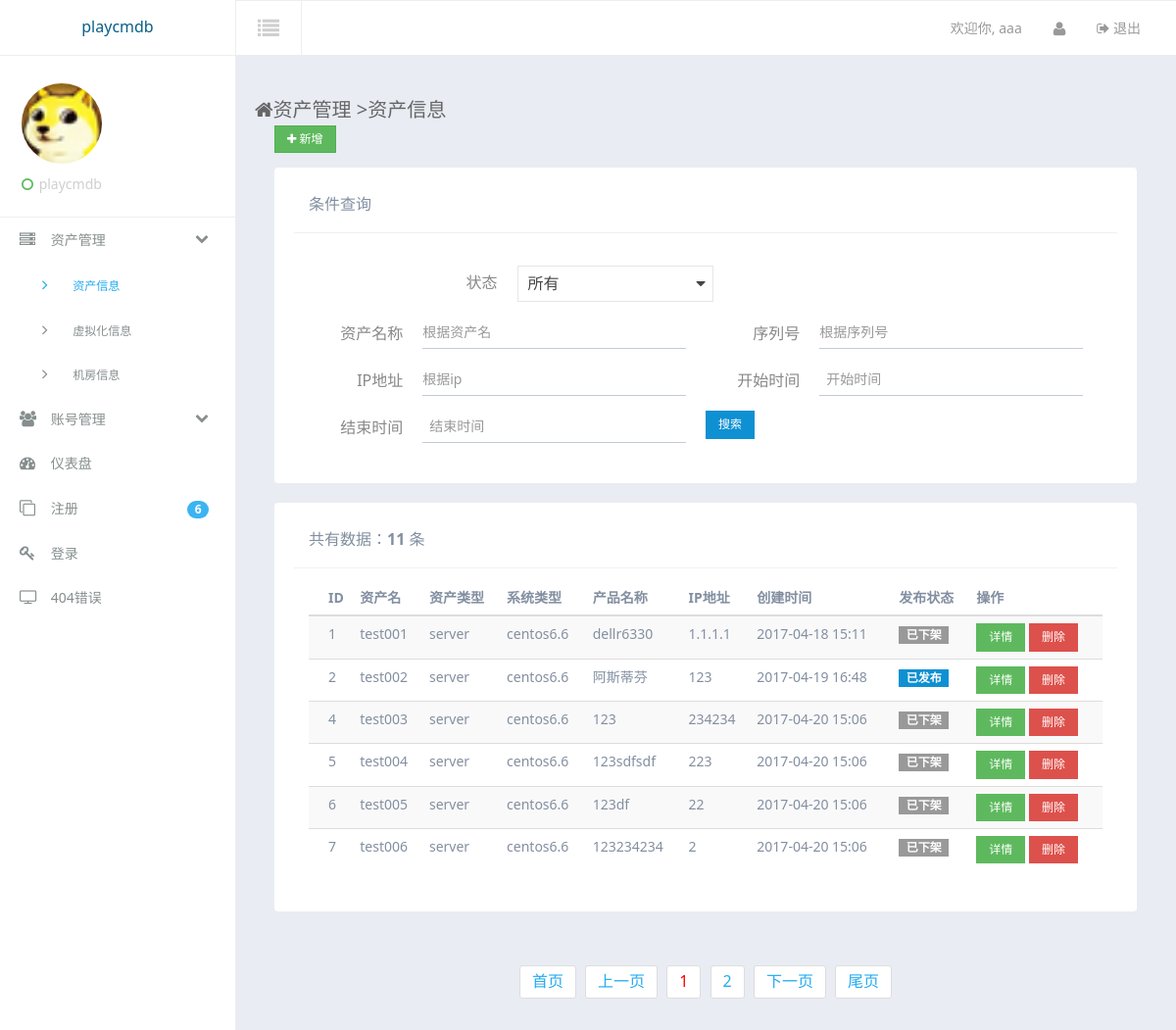
Before: /assets/index/ (signed in) with the older database file.
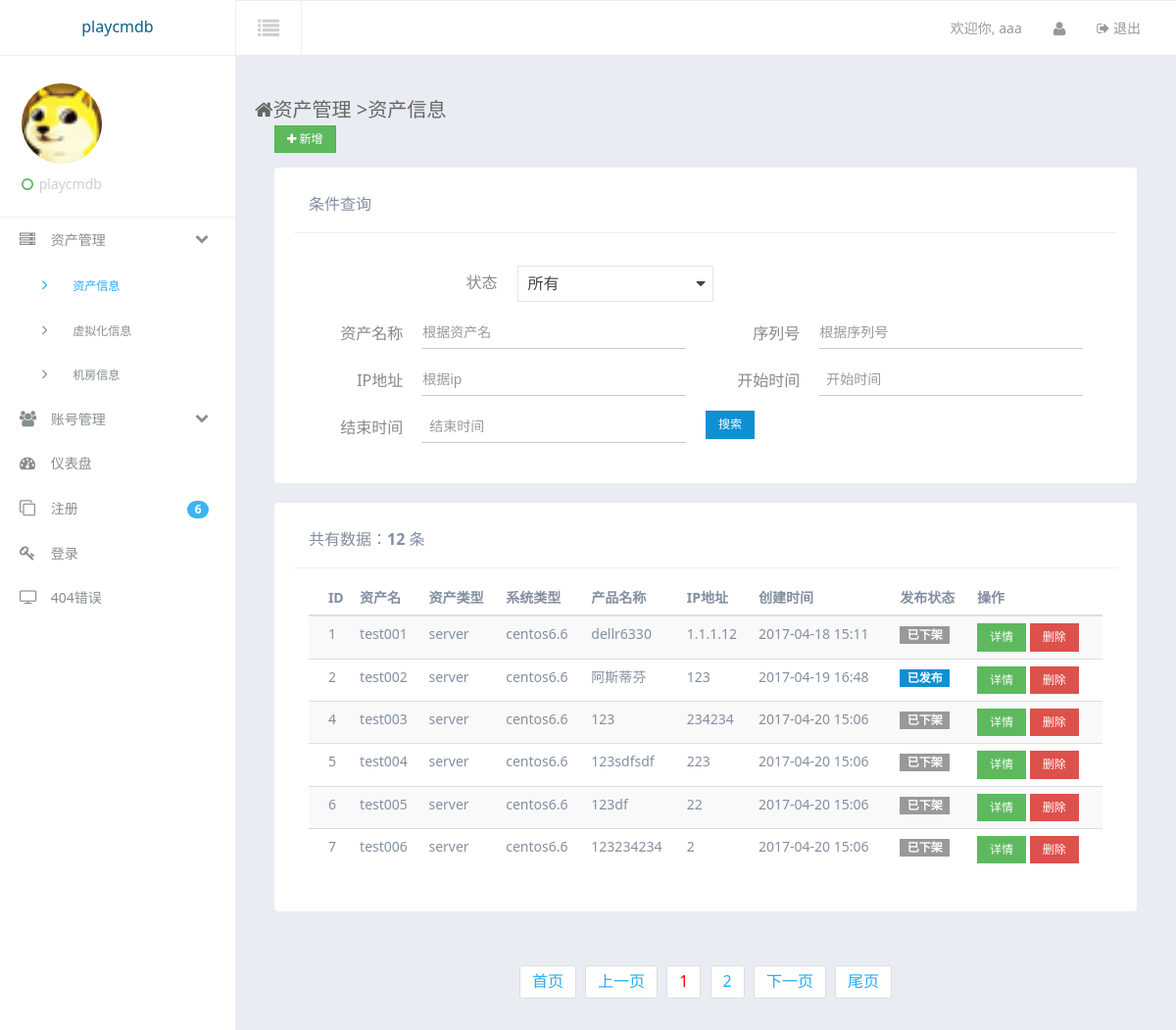
After: the same page with the newer database file.
### assets/models.py (models this page shows, shortened)
class AssetInfo(models.Model):
    asset_name = models.CharField(max_length = 40,unique=True,verbose_name = u'设备名称')
    asset_type = models.ForeignKey('AssetType',verbose_name = u'资产类型')
    system_type = models.ForeignKey('SystemType',verbose_name = u'系统类型')
    machine_type = models.CharField(max_length = 40,verbose_name = u'设备位数')
    product = models.CharField(max_length = 40,verbose_name = u'产品名称')
    serial_number = models.CharField(max_length = 40,unique=True,verbose_name = u'设备序列号')
    timestamp = models.DateTimeField(auto_now_add = True,verbose_name = u'创建时间')
    last_modified = models.DateTimeField(auto_now = True,verbose_name = u'最后修改时间')
    location = models.ForeignKey('ServerRoom',verbose_name = u'资产所在位置')
    rack = models.CharField(max_length=20,verbose_name = u'机架位置')
    size = models.CharField(max_length=20,verbose_name = u'尺寸')
    ip = models.CharField(max_length = 20,unique=True,verbose_name = u'IP地址')
    mac = models.CharField(max_length = 20,verbose_name = u'MAC地址')
    memery_size = models.CharField(max_length = 20,verbose_name = u'内存')
    cpu = models.CharField(max_length = 20,verbose_name = u'cpu型号')
    cpu_cores = models.CharField(max_length = 10,verbose_name = u'cpucore数量')
    cpu_pyhsical = models.CharField(max_length = 10,verbose_name = u'cpu物理数量')
    business = models.ManyToManyField(BusinessInfo,related_name='asset_business',verbose_name = u'归属的业务条线')
    app = models.ManyToManyField(ApplicationInfo,related_name='asset_application',verbose_name = u'部署的应用')
    status = models.CharField(max_length=1, choices=STATUS_CHOICES,default='d')

class AssetType(models.Model):
    type_name = models.CharField(max_length = 60,verbose_name = u'固定资产类型名称')
    def __unicode__(self):
        return self.type_name

class SystemType(models.Model):
    type_name = models.CharField(max_length = 60,verbose_name = u'系统类型名称')
    def __unicode__(self):
        return self.type_name

### assets/views.py (the view)
# urls.py: url(r'^index/(\d*)', index),
@is_login_auth
def index(request,page=1):
    ret = {'AssetObjs':None,'UserInfoObj':None,'PageInfo':None,'AllCount':None,'Side':None,'SideSub':None}
    ret['Side'] = 'asset'
    ret['SideSub'] = 'index'
    try:
        page = int(page)
    except Exception:
        page = 1
    if request.method == 'GET':
        if request.GET.get('issearch',None):
            searchasset = request.GET.get('searchasset',None)
            searchsn = request.GET.get('searchsn',None)
            searchpublish = request.GET.get('searchpublish',None)
            searchip = request.GET.get('searchip',None)
            tmpstarttime = request.GET.get('searchstarttime',None)
            tmpendtime = request.GET.get('searchendtime',None)
            Qset = {}
            Qset['searchasset'] = searchasset
            Qset['searchsn'] = searchsn
            Qset['searchpublish'] = searchpublish
            if searchpublish == "all":
                tmpstatus = ""
            else:
                tmpstatus = searchpublish
            Qset['searchip'] = searchip
            Qset['tmpstarttime'] = tmpstarttime
            Qset['tmpendtime'] = tmpendtime
            try:
                searchstarttime = datetime.datetime.strptime(tmpstarttime,'%Y-%m-%d')
            except:
                searchstarttime = datetime.datetime(1970, 1, 1)
            try:
                searchendtime = datetime.datetime.strptime(tmpendtime,'%Y-%m-%d')
            except:
                searchendtime = datetime.datetime.now()
            allAsset = AssetInfo.objects.filter(Q(ip__contains=searchip)
                                                &Q(asset_name__contains=searchasset)
                                                &Q(status__contains=tmpstatus)
                                                &Q(serial_number__contains=searchsn)
                                                &Q(timestamp__gte=searchstarttime)
                                                &Q(timestamp__lte=searchendtime))
            AllCount = allAsset.count()
            ret['AllCount'] = AllCount
            PageObj = Page(AllCount,page,6)
            AssetObjs = allAsset[PageObj.begin:PageObj.end]
            pageurl = 'index'
            app = 'assets'
            querycondition = request.META.get("QUERY_STRING",None)
            pageinfo = query_page_div(page, PageObj.all_page_count,app,pageurl,querycondition)
            ret['PageInfo'] = pageinfo
            ret['AssetObjs'] = AssetObjs
            UserInfoObj = UserInfo.objects.get(username=request.session.get('username',None))
            ret['UserInfoObj'] = UserInfoObj
            ret['Qset'] = Qset
            return render_to_response('assets/index.html',ret,context_instance=RequestContext(request))
        else:
            allAsset = AssetInfo.objects.all()
            AllCount = allAsset.count()
            ret['AllCount'] = AllCount
            PageObj = Page(AllCount,page,6)
            AssetObjs = allAsset[PageObj.begin:PageObj.end]
            pageurl = 'index'
            app = 'assets'
            pageinfo = page_div(page, PageObj.all_page_count,app,pageurl)
            ret['PageInfo'] = pageinfo
            ret['AssetObjs'] = AssetObjs
            UserInfoObj = UserInfo.objects.get(username=request.session.get('username',None))
            ret['UserInfoObj'] = UserInfoObj
            return render_to_response('assets/index.html',ret,context_instance=RequestContext(request))
    else:
        return HttpResponse("this is a web page , please use method GET")

### accounts/models.py (called while the page is built)
    def __unicode__(self):
        return self.typename

### assets/utils.py (called while the page is built)
    @property
    def begin(self):
        return (self.CurrentPage-1)*self.DataNum

    @property
    def end(self):
        return self.CurrentPage*self.DataNum

    @property
    def all_page_count(self):
        all_page = divmod(self.AllCount,self.DataNum)
        if all_page[1] == 0 and all_page[0] != 0:
            all_page_count = all_page[0]
        else:
            all_page_count = all_page[0]+1
        return all_page_count

### templates/assets/index.html (shortened to what the changed rows need)
{% extends "suit/base.html" %}
{% block content %}
<div class="container-fluid am-cf">
	<div class="row-content am-cf">
                <div class="row">
                    <div class="am-u-sm-12 am-u-md-12 am-u-lg-12">
                        <div class="widget am-cf">
                            <div class="widget-head am-cf">
                                <div class="widget-title am-fl"><span>共有数据：<strong>{{ AllCount }}</strong> 条</span></div>
                            </div>
                            <div class="widget-body  widget-body-lg am-fr">
                                <table width="100%" class="am-table am-table-compact am-table-striped tpl-table-black " id="example-r">
                                    <thead>
                                        <tr>
											<th></th>
											<th>ID</th>
											<th>资产名</th>
											<th>资产类型</th>
											<th>系统类型</th>
											<th>产品名称</th>
											<th>IP地址</th>
											<th>创建时间</th>
											<th>发布状态</th>
											<th>操作</th>
                                        </tr>
                                    </thead>
                                    <tbody>
									{% for i in AssetObjs %}
										<tr class="text-c">
											<td></td>
											<td>{{ i.id }}</td>
											<td>{{ i.asset_name }}</td>
											<td>{{ i.asset_type }}</td>
											<td>{{ i.system_type }}</td>
											<td>{{ i.product }}</td>
											<td>{{ i.ip }}</td>
											<td>{{ i.timestamp|date:"Y-m-d H:i" }}</td>
											{% ifequal i.status "p" %}
											<td class="td-status"><span class="am-badge am-badge-primary">已发布</span></td>
											{% else %}
											<td class="td-status"><span class="am-badge">已下架</span></td>
											{% endifequal %}
						                    <td>
						                   	<div>
						                   	<a href="/assets/details/{{ i.id }}" class="am-btn am-btn-success am-btn-xs" role="button" target="_blank">详情</a>
						                   	<button type="button" class="am-btn am-btn-danger am-btn-xs" data-am-modal="{target: '#myModal{{ i.id }}',dimmer: false}">删除</button>
											</div>
						                   </td>
										</tr>
									{% endfor %}
                                    </tbody>
                                </table>
                            </div>
                        </div>
                    </div>
                </div>
	</div><ul class="am-pagination tpl-pagination am-pagination-centered">{{ PageInfo }}</ul>
</div>
{% endblock %}

Changed rows visible on the page:
changed AssetInfo "test001": ip "1.1.1.1" → "1.1.1.12"
Other visible differences:
{{ AllCount }}: "11" → "12"
